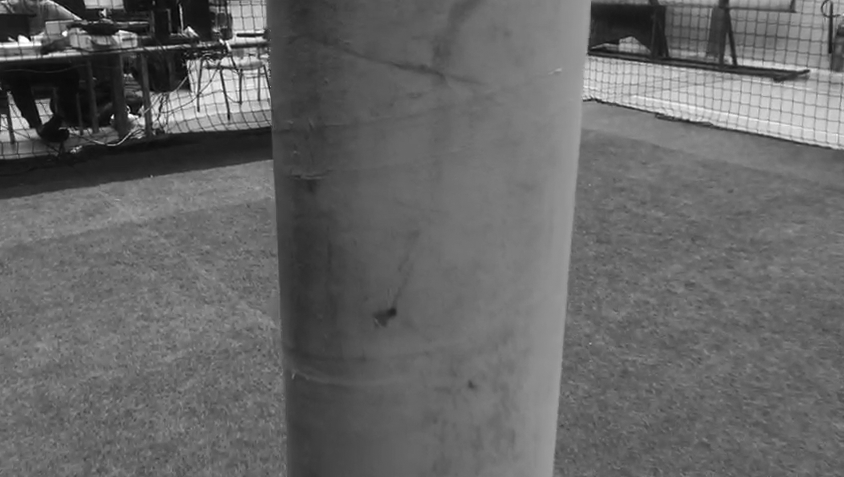
#> input picture test.png, 844 x 477 px
$ python untitled3.py
#> lines starting #> are read from the running program, lines starting #| are printed output that depends on the picture; after the words box and inside, x2 and y2 are one past the last pixel; in counts of white or black regions, pixels touching at a corner belong together
#!/usr/bin/env python3
# -*- coding: utf-8 -*-
"""
Created on Thu Mar 14 18:25:13 2019

@author: erwinlodder
"""
import cv2
import numpy as np

filename = 'test.png'
img = cv2.imread(filename)
#> img is the input picture: shape (477, 844, 3); min 3, max 255, mean 102.5
gray = cv2.cvtColor(img,cv2.COLOR_BGR2GRAY)

# find Harris corners
gray = np.float32(gray)
dst = cv2.cornerHarris(gray,10,3,0.0004)
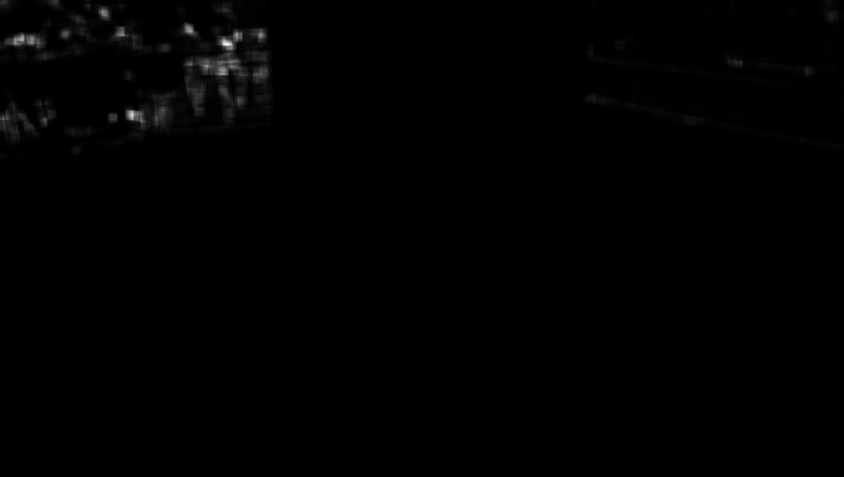
#> dst: shape (477, 844) float32; min 0.000431, max 24119366, mean 121553.2; drawn with min black and max white
dst = cv2.dilate(dst,None)
ret, dst = cv2.threshold(dst,0.01*dst.max(),255,0)
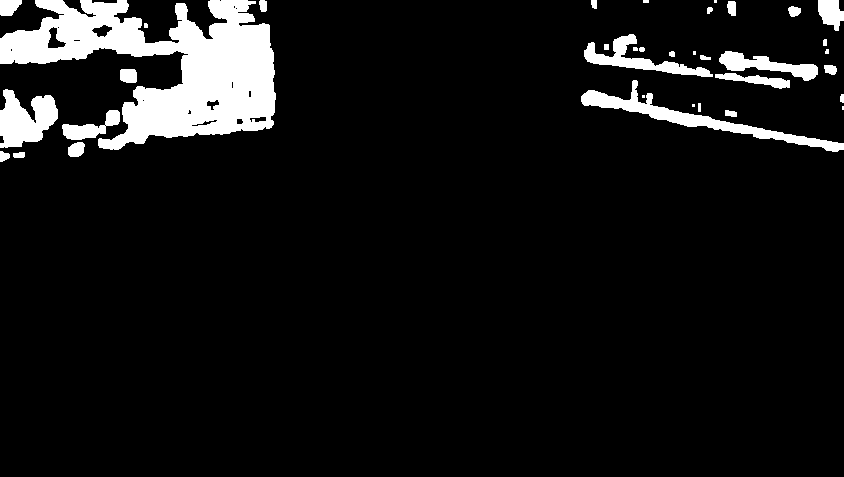
#> dst: shape (477, 844) float32; 8% white; 36 white regions (9 under 20 px), largest, box (x1, y1, x2, y2) and area: (0, 0, 276, 150) 20448, (581, 80, 844, 152) 2964, (0, 89, 58, 148) 2226
#> ret = 241193.7
dst = np.uint8(dst)

# find centroids
ret, labels, stats, centroids = cv2.connectedComponentsWithStats(dst)
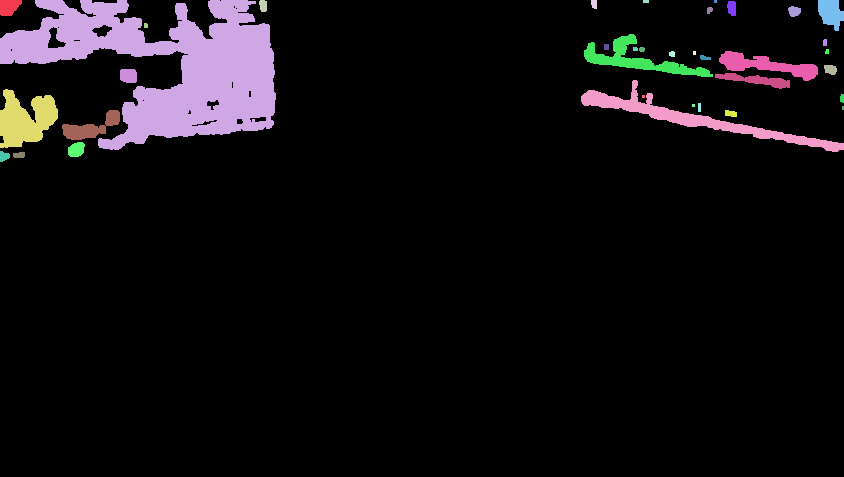
#> labels: shape (477, 844) int32; 37 distinct labels, from 0 to 36; one colour per label, 0 black
#> ret = 37; stats = 37 rows, first 6: [0, 0, 844, 477, 370519], [0, 0, 22, 16, 280], [0, 0, 276, 150, 20448], [259, 0, 8, 12, 83], [591, 0, 6, 9, 48], [643, 0, 6, 3, 18]; centroids = 37 pairs, first value 3.69 to 842.5, second value 1 to 252.1

# define the criteria to stop and refine the corners
criteria = (cv2.TERM_CRITERIA_EPS + cv2.TERM_CRITERIA_MAX_ITER, 100, 0.001)
corners = cv2.cornerSubPix(gray,np.float32(centroids),(5,5),(-1,-1),criteria)
#> corners = 37 pairs, first value 3.58 to 840.8, second value 2.56 to 247.4

# Now draw them
res = np.hstack((centroids,corners))
#> res = 37 rows, first 6: [433.4, 252.1, 429.1, 247.4], [8.66, 6.56, 8.66, 6.56], [167.8, 66.25, 167.8, 66.25], [262.8, 5.3, 264.6, 5.66], [593.8, 3.62, 590.6, 2.56], [645.5, 1, 648.2, 3.85]
res = np.int0(res)
#> res = 37 rows, first 6: [433, 252, 429, 247], [8, 6, 8, 6], [167, 66, 167, 66], [262, 5, 264, 5], [593, 3, 590, 2], [645, 1, 648, 3]
img[res[:,1],res[:,0]]=[0,0,255]
#> img: shape (477, 844, 3); 0.01% of pixels changed, all inside (x1, y1, x2, y2) = (3, 1, 843, 253)
img[res[:,3],res[:,2]] = [0,255,0]
#> img: shape (477, 844, 3); mean B, G, R 102.5, 102.5, 102.5

cv2.imwrite('subpixel5.png',img)
#%%
import cv2
import numpy as np

filename = 'test.png'
img = cv2.imread(filename)
gray = cv2.cvtColor(img,cv2.COLOR_BGR2GRAY)

gray = np.float32(gray)
dst = cv2.cornerHarris(gray,2,3,0.54)
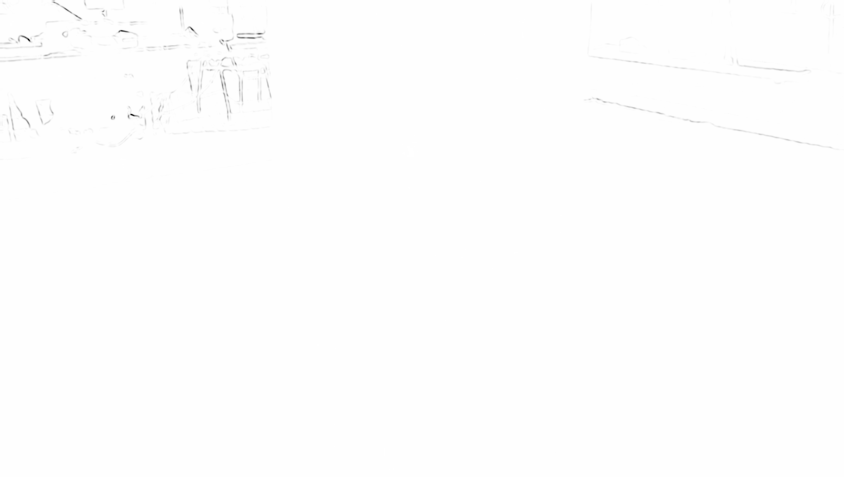
#> dst: shape (477, 844) float32; min -757025920, max 0, mean -1037968.6; drawn with min black and max white

#result is dilated for marking the corners, not important
dst = cv2.dilate(dst,None)

# Threshold for an optimal value, it may vary depending on the image.
img[dst>0.01*dst.max()]=[0,0,255]

cv2.imshow('dst',img)
if cv2.waitKey(0) & 0xff == 27:
#> (key Esc is pressed here)
    cv2.destroyAllWindows()
